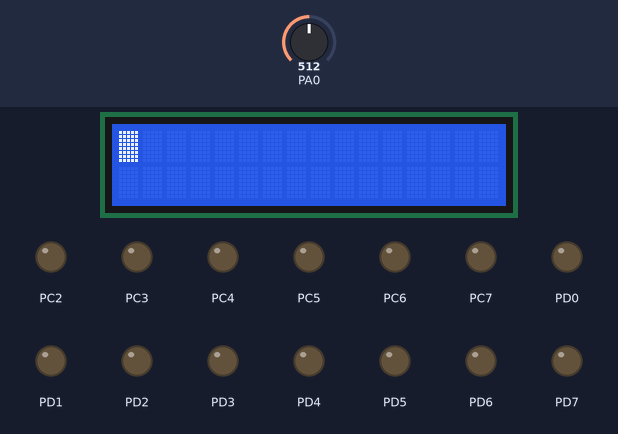
A program run on a simulated ATmega32, built with avr-gcc and emulated at 16 MHz. Parts: 16×2 character LCD, output pins drawn as LEDs (lit = HIGH). Wiring (inferred from the signals the program sends): character LCD (HD44780): RS PC0; E PC1; data PB0, PB1, PB2, PB3, PB4, PB5, PB6, PB7. The test bench sets the inputs (shaded band); at power-on: PA0 = 512. Pins used as bus, display or sensor lines are not drawn.

Above: at 2.2 s.
At 4.9 s:
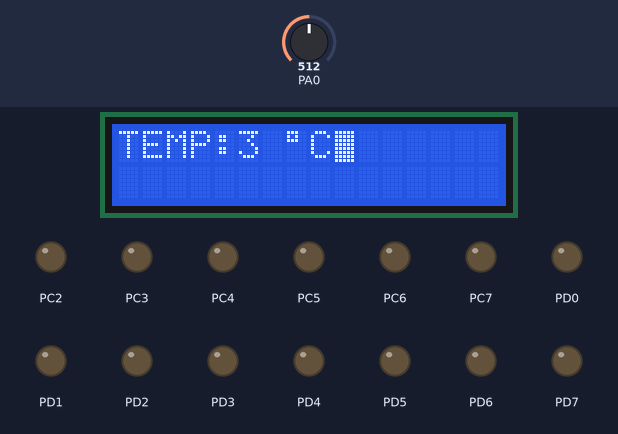
5.0 s: PA0 set to 609
13.2 s: PA0 set to 628
At 20.6 s:
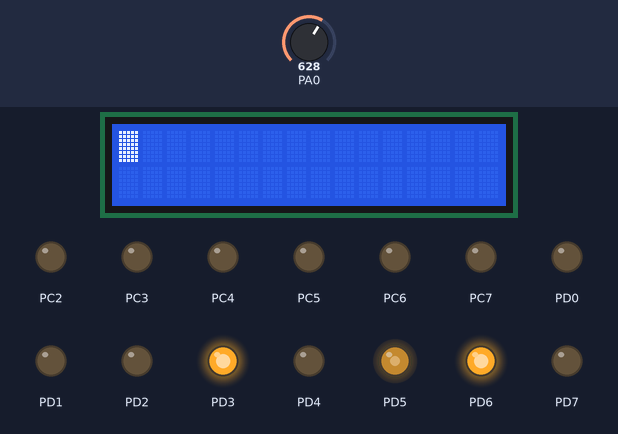
20.9 s: PA0 set to 605
25.1 s: PA0 set to 1010
31.4 s: PA0 set to 991
At 44.1 s:
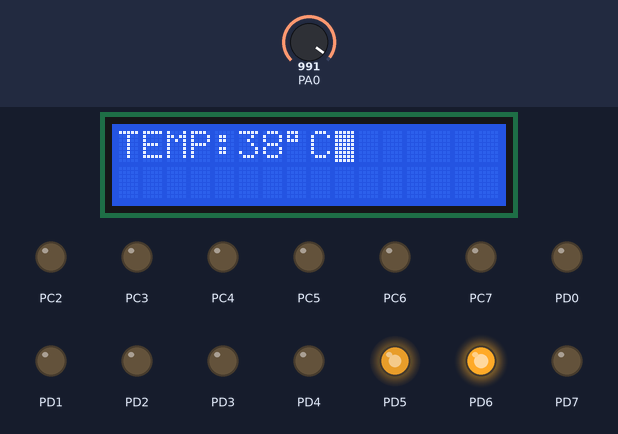
Timing chart, 0 to 45.3 s (numbered marks = the images above; inputs shaded):
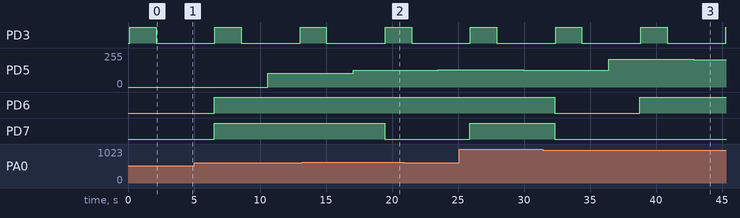

The program:

main.c
```c
/*
 * timery.c
 *
 * Created: 08.04.2022 11:16:27
 * Author : JAKUB
 */

#define F_CPU 16000000UL
#include <avr/io.h>
#include <util/delay.h>

void opoznienie()
{
	_delay_ms((2000));
}


int main(void)
{

	DDRD=0xFF;
	PORTD=0x00;
	TCCR1A=0b10000010;
	TCCR1B=0b00011100;
	ICR1=1245;
	DDRB=0xFF;
	DDRC=0xFF;
	DDRA=0x00;
	PORTA=0x00;


		PORTC=0b00000010;
		_delay_ms(100);
		PORTB=0b00110000;
		PORTC=0x00;
		_delay_ms(5);

		PORTC=0b00000010;
		PORTB=0b00110000;
		PORTC=0x00;
		_delay_ms(2);

		PORTC=0b00000010;
		PORTB=0b00110000;
		PORTC=0x00;
		_delay_ms(2);

		PORTC=0b00000010;
		PORTB=0b00111100;
		PORTC=0x00;
		_delay_ms(2);

		PORTC=0b00000010;
		PORTB=0b00001000;
		PORTC=0x00;
		_delay_ms(2);

		PORTC=0b00000010;
		PORTB=0b00000001;
		PORTC=0x00;
		_delay_ms(3);

		PORTC=0b00000010;
		PORTB=0b00000110;
		PORTC=0x00;
		_delay_ms(2);

		PORTC=0b00000010;
		PORTB=0b00001111;
		PORTC=0x00;
		_delay_ms(2);


uint16_t wynik;
	uint8_t a, b,d,e;

	int c=0;

    DDRA=0x00;
	DDRC=0xFF;
	//PORTC=0x00;
	ADCSRA=0b10000000;
	_delay_ms(5);
	ADCSRA=0b10000111;
	_delay_ms(5);
	ADCSRA=0b10100111;
	_delay_ms(5);

	SFIOR=SFIOR&(0<<ADTS0)&(0<<ADTS1)&(0<<ADTS2);
	ADMUX=0b01000000;   // adlar=0
	ADCSRA=ADCSRA|(1<<ADSC);

    while (1)
    {

			PORTD=PORTD|(1<<3);	//wlacza silnik
			opoznienie();
			PORTD=PORTD&(~1<<3);	//wylacza silnik
			opoznienie();

		OCR1A=wynik;
		a=ADCL;
		//c=~a;
	b=ADCH;
	//d=~b;
	wynik=a+(b<<8);
	PORTC=0b00000011;
		PORTB='T';
		PORTC=0b00000001;
		_delay_ms(50);

		PORTC=0b00000011;
		PORTB='E';
		PORTC=0b00000001;
		_delay_ms(50);

		PORTC=0b00000011;
		PORTB='M';
		PORTC=0b00000001;
		_delay_ms(50);

		PORTC=0b00000011;
		PORTB='P';
		PORTC=0b00000001;
		_delay_ms(50);


		PORTC=0b00000011;
		PORTB=0b00111010;
		PORTC=0b00000001;
		_delay_ms(50);

		PORTC=0b00000011;
		PORTB=e;
		PORTC=0b00000001;
		_delay_ms(50);

		PORTC=0b00000011;
		PORTB=c;
		PORTC=0b00000001;
		_delay_ms(50);

		PORTC=0b00000011;
		PORTB=0b11011111;
		PORTC=0b00000001;
		_delay_ms(50);

		PORTC=0b00000011;
		PORTB='C';
		PORTC=0b00000001;
		_delay_ms(2000);

	if(wynik<200)
	{
		e=51;
		c=52;
		PORTD=PORTD|(1<<7); //prze??czenie przeka?nika na 0
		PORTD=PORTD|(1<<6);
	}
	if(wynik>206 && wynik<410)
	{
		e=51;
		c=53;
		PORTD=PORTD|(1<<7); //prze??czenie przeka?nika na 0
		PORTD=PORTD|(1<<6);
	}
	if(wynik>410 && wynik<615)
	{
		e=51;
		c=54;
		PORTD=PORTD|(1<<7); //prze??czenie przeka?nika na 0
		PORTD=PORTD|(1<<6);
	}
	if(wynik>615 && wynik<820)
	{
		e=51;
		c=55;
		PORTD=PORTD&(~1<<7);	// prze??czenie przeka?nika na 1
		PORTD=PORTD|(1<<6);
	}
	if(wynik>820 && wynik<1000)
	{
		e=51;
		c=56;
		PORTD=PORTD&(~1<<7);	// prze??czenie przeka?nika na 1
		PORTD=PORTD|(1<<6);
	}
	if(wynik>1000 && wynik<1200)
	{
		e=51;
		c=57;
		PORTD=PORTD&(~1<<7);	// prze??czenie przeka?nika na 1
		PORTD=PORTD&(~1<<6);	// wlacza buzzer
	}

		PORTC=0b00000010;
		PORTB=0b00000001;
		PORTC=0x00;
		_delay_ms(50);


	}


}
```

Measured:
- the behaviour switches between 615 and 616 on PA0 (found by bisection; images 1 and 2)
- after the input at 13.2 s, PD7: HIGH → LOW after 6.2 s
- by itself, PD3: alternates HIGH for 2.0 s and LOW for 4.5 s
- what the display in image 0 shows lasts 4.0 s, from 0.1 s to 4.1 s
